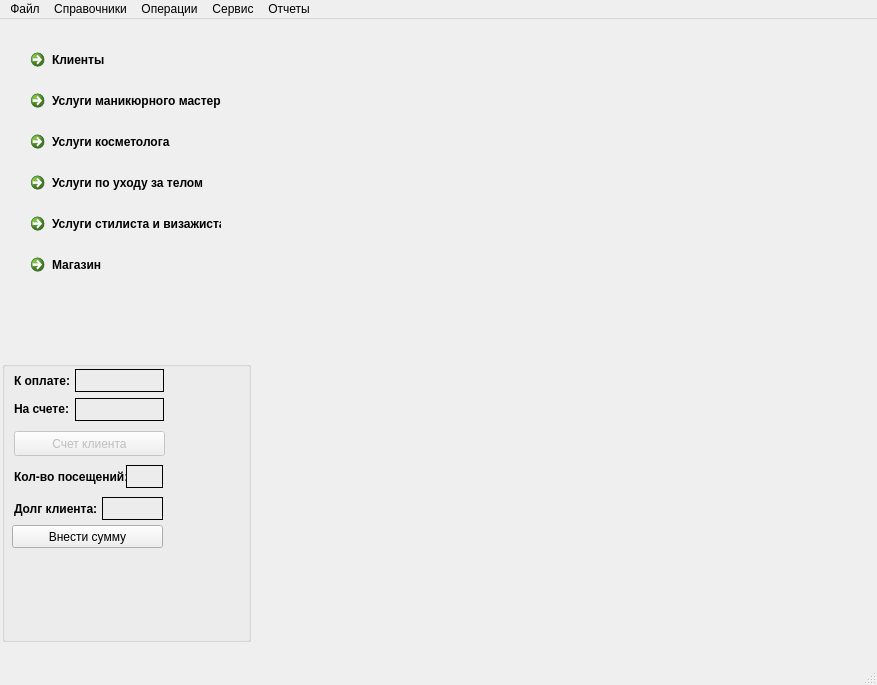
<?xml version="1.0" encoding="UTF-8"?>
<ui version="4.0">
 <class>MainForm</class>
 <widget class="QMainWindow" name="MainForm">
  <property name="geometry">
   <rect>
    <x>0</x>
    <y>0</y>
    <width>877</width>
    <height>685</height>
   </rect>
  </property>
  <property name="minimumSize">
   <size>
    <width>877</width>
    <height>638</height>
   </size>
  </property>
  <property name="maximumSize">
   <size>
    <width>877</width>
    <height>700</height>
   </size>
  </property>
  <property name="sizeIncrement">
   <size>
    <width>0</width>
    <height>0</height>
   </size>
  </property>
  <property name="windowTitle">
   <string/>
  </property>
  <property name="documentMode">
   <bool>false</bool>
  </property>
  <property name="tabShape">
   <enum>QTabWidget::Triangular</enum>
  </property>
  <property name="dockOptions">
   <set>QMainWindow::AllowNestedDocks|QMainWindow::AllowTabbedDocks|QMainWindow::AnimatedDocks|QMainWindow::ForceTabbedDocks|QMainWindow::VerticalTabs</set>
  </property>
  <widget class="QWidget" name="centralWidget">
   <widget class="QFrame" name="frame">
    <property name="geometry">
     <rect>
      <x>256</x>
      <y>10</y>
      <width>619</width>
      <height>611</height>
     </rect>
    </property>
    <property name="sizePolicy">
     <sizepolicy hsizetype="Expanding" vsizetype="Expanding">
      <horstretch>50</horstretch>
      <verstretch>50</verstretch>
     </sizepolicy>
    </property>
    <property name="mouseTracking">
     <bool>true</bool>
    </property>
    <property name="layoutDirection">
     <enum>Qt::LeftToRight</enum>
    </property>
    <property name="inputMethodHints">
     <set>Qt::ImhNone</set>
    </property>
    <property name="frameShape">
     <enum>QFrame::NoFrame</enum>
    </property>
    <property name="frameShadow">
     <enum>QFrame::Plain</enum>
    </property>
   </widget>
   <widget class="QWidget" name="layoutWidget">
    <property name="geometry">
     <rect>
      <x>12</x>
      <y>12</y>
      <width>224</width>
      <height>262</height>
     </rect>
    </property>
    <layout class="QVBoxLayout" name="verticalLayout">
     <item>
      <widget class="QCommandLinkButton" name="butClients">
       <property name="text">
        <string>Клиенты</string>
       </property>
       <property name="autoDefault">
        <bool>true</bool>
       </property>
      </widget>
     </item>
     <item>
      <widget class="QCommandLinkButton" name="butMonMaster">
       <property name="text">
        <string>Услуги маникюрного мастера</string>
       </property>
      </widget>
     </item>
     <item>
      <widget class="QCommandLinkButton" name="butKosmitolog">
       <property name="text">
        <string>Услуги косметолога</string>
       </property>
      </widget>
     </item>
     <item>
      <widget class="QCommandLinkButton" name="butUhodzaTelom">
       <property name="text">
        <string>Услуги по уходу за телом</string>
       </property>
      </widget>
     </item>
     <item>
      <widget class="QCommandLinkButton" name="butStilist">
       <property name="text">
        <string>Услуги стилиста и визажиста</string>
       </property>
      </widget>
     </item>
     <item>
      <widget class="QCommandLinkButton" name="butMagazin">
       <property name="text">
        <string>Магазин</string>
       </property>
      </widget>
     </item>
    </layout>
   </widget>
   <widget class="QGroupBox" name="groupBox">
    <property name="geometry">
     <rect>
      <x>2</x>
      <y>342</y>
      <width>249</width>
      <height>281</height>
     </rect>
    </property>
    <property name="title">
     <string/>
    </property>
    <property name="flat">
     <bool>false</bool>
    </property>
    <property name="checkable">
     <bool>false</bool>
    </property>
    <widget class="QLabel" name="label">
     <property name="geometry">
      <rect>
       <x>12</x>
       <y>12</y>
       <width>57</width>
       <height>16</height>
      </rect>
     </property>
     <property name="font">
      <font>
       <weight>75</weight>
       <bold>true</bold>
      </font>
     </property>
     <property name="text">
      <string>К оплате:</string>
     </property>
    </widget>
    <widget class="QLabel" name="summa_uslug">
     <property name="geometry">
      <rect>
       <x>73</x>
       <y>8</y>
       <width>89</width>
       <height>23</height>
      </rect>
     </property>
     <property name="font">
      <font>
       <pointsize>12</pointsize>
       <weight>75</weight>
       <bold>true</bold>
      </font>
     </property>
     <property name="frameShape">
      <enum>QFrame::Box</enum>
     </property>
     <property name="text">
      <string/>
     </property>
    </widget>
    <widget class="QLabel" name="label_2">
     <property name="geometry">
      <rect>
       <x>12</x>
       <y>41</y>
       <width>57</width>
       <height>13</height>
      </rect>
     </property>
     <property name="font">
      <font>
       <weight>75</weight>
       <bold>true</bold>
      </font>
     </property>
     <property name="text">
      <string>На счете:</string>
     </property>
    </widget>
    <widget class="QLabel" name="na_schetu">
     <property name="geometry">
      <rect>
       <x>73</x>
       <y>37</y>
       <width>89</width>
       <height>23</height>
      </rect>
     </property>
     <property name="font">
      <font>
       <pointsize>12</pointsize>
       <weight>75</weight>
       <bold>true</bold>
      </font>
     </property>
     <property name="frameShape">
      <enum>QFrame::Box</enum>
     </property>
     <property name="text">
      <string/>
     </property>
    </widget>
    <widget class="QToolButton" name="but_schet">
     <property name="enabled">
      <bool>false</bool>
     </property>
     <property name="geometry">
      <rect>
       <x>12</x>
       <y>70</y>
       <width>151</width>
       <height>25</height>
      </rect>
     </property>
     <property name="focusPolicy">
      <enum>Qt::TabFocus</enum>
     </property>
     <property name="acceptDrops">
      <bool>false</bool>
     </property>
     <property name="autoFillBackground">
      <bool>false</bool>
     </property>
     <property name="text">
      <string>Счет клиента</string>
     </property>
     <property name="checkable">
      <bool>false</bool>
     </property>
     <property name="checked">
      <bool>false</bool>
     </property>
     <property name="toolButtonStyle">
      <enum>Qt::ToolButtonIconOnly</enum>
     </property>
     <property name="autoRaise">
      <bool>false</bool>
     </property>
     <property name="arrowType">
      <enum>Qt::NoArrow</enum>
     </property>
    </widget>
    <widget class="QLabel" name="count_client">
     <property name="geometry">
      <rect>
       <x>124</x>
       <y>104</y>
       <width>37</width>
       <height>23</height>
      </rect>
     </property>
     <property name="font">
      <font>
       <pointsize>12</pointsize>
       <weight>75</weight>
       <bold>true</bold>
      </font>
     </property>
     <property name="frameShape">
      <enum>QFrame::Box</enum>
     </property>
     <property name="text">
      <string/>
     </property>
    </widget>
    <widget class="QLabel" name="label_3">
     <property name="geometry">
      <rect>
       <x>12</x>
       <y>108</y>
       <width>113</width>
       <height>16</height>
      </rect>
     </property>
     <property name="font">
      <font>
       <weight>75</weight>
       <bold>true</bold>
      </font>
     </property>
     <property name="text">
      <string>Кол-во посещений:</string>
     </property>
    </widget>
    <widget class="QLabel" name="dolg_client">
     <property name="geometry">
      <rect>
       <x>100</x>
       <y>136</y>
       <width>61</width>
       <height>23</height>
      </rect>
     </property>
     <property name="font">
      <font>
       <pointsize>12</pointsize>
       <weight>75</weight>
       <bold>true</bold>
      </font>
     </property>
     <property name="frameShape">
      <enum>QFrame::Box</enum>
     </property>
     <property name="text">
      <string/>
     </property>
    </widget>
    <widget class="QLabel" name="l_dolg">
     <property name="geometry">
      <rect>
       <x>12</x>
       <y>140</y>
       <width>91</width>
       <height>16</height>
      </rect>
     </property>
     <property name="font">
      <font>
       <weight>75</weight>
       <bold>true</bold>
      </font>
     </property>
     <property name="text">
      <string>Долг клиента:</string>
     </property>
    </widget>
    <widget class="QPushButton" name="but_vnesti_dolg">
     <property name="geometry">
      <rect>
       <x>10</x>
       <y>164</y>
       <width>151</width>
       <height>23</height>
      </rect>
     </property>
     <property name="text">
      <string>Внести сумму</string>
     </property>
    </widget>
   </widget>
  </widget>
  <widget class="QMenuBar" name="menuBar">
   <property name="geometry">
    <rect>
     <x>0</x>
     <y>0</y>
     <width>877</width>
     <height>18</height>
    </rect>
   </property>
   <property name="contextMenuPolicy">
    <enum>Qt::DefaultContextMenu</enum>
   </property>
   <property name="layoutDirection">
    <enum>Qt::LeftToRight</enum>
   </property>
   <property name="autoFillBackground">
    <bool>false</bool>
   </property>
   <property name="defaultUp">
    <bool>false</bool>
   </property>
   <property name="nativeMenuBar">
    <bool>true</bool>
   </property>
   <widget class="QMenu" name="menu">
    <property name="title">
     <string>Файл</string>
    </property>
   </widget>
   <widget class="QMenu" name="menu_2">
    <property name="acceptDrops">
     <bool>true</bool>
    </property>
    <property name="autoFillBackground">
     <bool>true</bool>
    </property>
    <property name="styleSheet">
     <string notr="true"/>
    </property>
    <property name="tearOffEnabled">
     <bool>false</bool>
    </property>
    <property name="title">
     <string>Справочники</string>
    </property>
    <property name="separatorsCollapsible">
     <bool>false</bool>
    </property>
    <addaction name="m_sprsotr"/>
    <addaction name="m_sprclients"/>
    <addaction name="m_spruslugi"/>
    <addaction name="m_spr"/>
   </widget>
   <widget class="QMenu" name="menu_3">
    <property name="layoutDirection">
     <enum>Qt::LeftToRight</enum>
    </property>
    <property name="title">
     <string>Операции</string>
    </property>
    <widget class="QMenu" name="menu_4">
     <property name="layoutDirection">
      <enum>Qt::LeftToRight</enum>
     </property>
     <property name="title">
      <string>Склад</string>
     </property>
     <addaction name="add_sklad"/>
     <addaction name="oststok_na_sklade"/>
     <addaction name="raspredel"/>
    </widget>
    <widget class="QMenu" name="menu_8">
     <property name="title">
      <string>Касса</string>
     </property>
     <addaction name="kassa_rashod"/>
    </widget>
    <addaction name="menu_4"/>
    <addaction name="menu_8"/>
   </widget>
   <widget class="QMenu" name="menu_5">
    <property name="title">
     <string>Отчеты</string>
    </property>
    <widget class="QMenu" name="menu_7">
     <property name="title">
      <string>отчеты по складу</string>
     </property>
     <addaction name="otc_ostatok"/>
     <addaction name="otc_ostatok_kab"/>
    </widget>
    <addaction name="menu_7"/>
    <addaction name="otc_kassa"/>
   </widget>
   <widget class="QMenu" name="menu_6">
    <property name="layoutDirection">
     <enum>Qt::LeftToRight</enum>
    </property>
    <property name="autoFillBackground">
     <bool>true</bool>
    </property>
    <property name="title">
     <string>Сервис</string>
    </property>
    <addaction name="action"/>
    <addaction name="separator"/>
    <addaction name="settings"/>
   </widget>
   <addaction name="menu"/>
   <addaction name="menu_2"/>
   <addaction name="menu_3"/>
   <addaction name="menu_6"/>
   <addaction name="menu_5"/>
  </widget>
  <widget class="QStatusBar" name="statusBar"/>
  <action name="m_sprsotr">
   <property name="icon">
    <iconset resource="icons.qrc">
     <normaloff>:/res/icons/4.ico</normaloff>:/res/icons/4.ico</iconset>
   </property>
   <property name="text">
    <string>Сотрудники</string>
   </property>
  </action>
  <action name="m_sprclients">
   <property name="icon">
    <iconset resource="icons.qrc">
     <normaloff>:/res/icons/4.ico</normaloff>:/res/icons/4.ico</iconset>
   </property>
   <property name="text">
    <string>Клиенты</string>
   </property>
  </action>
  <action name="m_spruslugi">
   <property name="icon">
    <iconset resource="icons.qrc">
     <normaloff>:/res/icons/4.ico</normaloff>:/res/icons/4.ico</iconset>
   </property>
   <property name="text">
    <string>Услуги</string>
   </property>
  </action>
  <action name="m_spr">
   <property name="icon">
    <iconset resource="icons.qrc">
     <normaloff>:/res/icons/4.ico</normaloff>:/res/icons/4.ico</iconset>
   </property>
   <property name="text">
    <string>Материалы</string>
   </property>
  </action>
  <action name="add_sklad">
   <property name="icon">
    <iconset resource="icons.qrc">
     <normaloff>:/res/icons/28.bmp</normaloff>:/res/icons/28.bmp</iconset>
   </property>
   <property name="text">
    <string>Поступление на склад</string>
   </property>
  </action>
  <action name="oststok_na_sklade">
   <property name="text">
    <string>Остатки на складе</string>
   </property>
  </action>
  <action name="raspredel">
   <property name="text">
    <string>Распределение материала</string>
   </property>
  </action>
  <action name="action">
   <property name="text">
    <string>Обработки</string>
   </property>
  </action>
  <action name="settings">
   <property name="text">
    <string>Настройки</string>
   </property>
   <property name="menuRole">
    <enum>QAction::NoRole</enum>
   </property>
  </action>
  <action name="otc_ostatok">
   <property name="text">
    <string>Остаток материала на общем складе</string>
   </property>
  </action>
  <action name="otc_ostatok_kab">
   <property name="text">
    <string>Остаток материала в кабинетах мастеров</string>
   </property>
  </action>
  <action name="otc_kassa">
   <property name="text">
    <string>Кассовый отчет</string>
   </property>
  </action>
  <action name="kassa_rashod">
   <property name="text">
    <string>Расход </string>
   </property>
  </action>
 </widget>
 <layoutdefault spacing="6" margin="11"/>
 <resources>
  <include location="icons.qrc"/>
 </resources>
 <connections/>
</ui>
